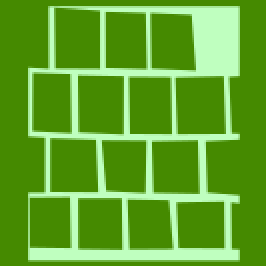
#> input picture maps/brick_pattern.png, 133 x 133 px, found by its file name (shown 2 times larger)
$ python demo3.py
#> lines starting #> are read from the running program, lines starting #| are printed output that depends on the picture; after the words box and inside, x2 and y2 are one past the last pixel; in counts of white or black regions, pixels touching at a corner belong together
### utils/helper.py
import numpy as np
from PIL import Image


def get_obstacle_map(fn, n=1):
    '''
    Create a binary occupancy map by thresholding the colors.
    Apply unit cost for a no-obstacle grid and LARGE for an obstacle grid.
    '''
#> called with fn = './maps/brick_pattern.png', n = 1

    THRESHOLD = 127
    LARGE = 255

    img = Image.open(fn)
#> img is the input picture: PIL image 133x133 RGBA; mean R, G, B, A 96.2, 164.1, 42.6, 255
    width, height = img.size
#> width = 133; height = 133

    if n > 1:
        width = n * width
        height = n * height
        img = img.resize((width, height))

    img = np.asarray(img.convert('L'))
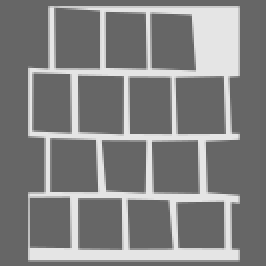
#> img: shape (133, 133) (shown 2 times larger); min 102, max 229, mean 130.3

    obstacle_map = np.ones((width, height), dtype=np.int32)

    for i in range(0, width):
        for j in range(0, (height)):
            if img[j,i] < THRESHOLD:
                obstacle_map[i][j] = LARGE
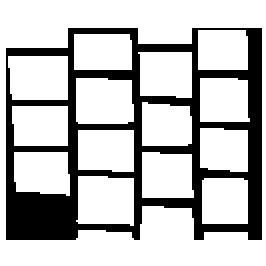
#> obstacle_map: shape (133, 133) int32 (shown 2 times larger); values 1 (black) and 255 (white), 74.2% white; 1 black region, box (x1, y1, x2, y2) and area: (3, 14, 131, 120) 4560

    return obstacle_map


# [12 lines left out: function extract_traj, not called in this run]

# -----------------------------------------------------------------------------

### 0_vanilla/path_planner.py
import numpy as np


def terrain_value_iteration(terrain_mtx, target, max_horizon, append=1):
#> called with target = array of shape (2,), max_horizon = 2000, append = 1
    terrain_mtx[target[0], target[1]] = 0 # set cost at the target to 0

    nX = terrain_mtx.shape[0]
    nY = terrain_mtx.shape[1]

    # A very small number
    EPSILON = 1E-6

    XMIN = 0
    XMAX = nX - 1
    YMIN = 0
    YMAX = nY - 1

    # Create J matrix
    # row -> x
    # column -> y
    J = np.zeros((nX, nY), dtype=np.int32)

    u = np.array([[0,0], [1,0], [0, 1], [-1,0], [0,-1], [-1,-1], [1, 1], [-1,1], [1,-1]], dtype=np.int32)

    descendentX = np.zeros((nX, nY), dtype=np.int32)
    descendentY = np.zeros((nX, nY), dtype=np.int32)

    print('value iteration is running...\n')

    past_error = 1e20
    error = 0.0

    for k in range(max_horizon):
        Jprev = J.copy()

        for x in range(nX):
            for y in range(nY):
                xNext = np.array([x,y]) + u
                xNext = np.clip(xNext, [XMIN, YMIN], [XMAX, YMAX])
                Jplus =  Jprev[xNext[:,0], xNext[:,1]] + terrain_mtx[xNext[:,0], xNext[:,1]]

                idx = np.argmin(Jplus)
                xMin = xNext[idx, 0]
                yMin = xNext[idx, 1]

                J[x, y] = Jplus[idx]

                # Store the currrnt optimal node
                descendentX[x, y] = xMin
                descendentY[x, y] = yMin


        error = np.linalg.norm(J - Jprev)
        print('episode: ', k, ', error: ', error)

        if (past_error - error) < EPSILON:
            print('Converged!')
            break

        past_error = error

    return descendentX, descendentY


# [98 lines left out: function terrain_policy_iteration, not called in this run]


### 0_vanilla/demo3.py
import matplotlib.pyplot as plt
import numpy as np
import time

from path_planner import *

import sys
sys.path.insert(1, './utils')
from helper import *


# -----------------------------------------------------------------------------
MAP_FILE = "./maps/brick_pattern.png"
MAX_HORIZONS = 2000
SHOW_INFO = 1

# -----------------------------------------------------------------------------
cost_mat = get_obstacle_map(MAP_FILE)

# Units are in pixels!
src1 = np.array([21, 128], dtype=np.int32)
src2 = np.array([63, 128], dtype=np.int32)
src3 = np.array([115, 128], dtype=np.int32)

trgt = np.array([26, 8], dtype=np.int32)

start = time.time()
#> (the run stopped early here; a loop or call above may not have finished)
